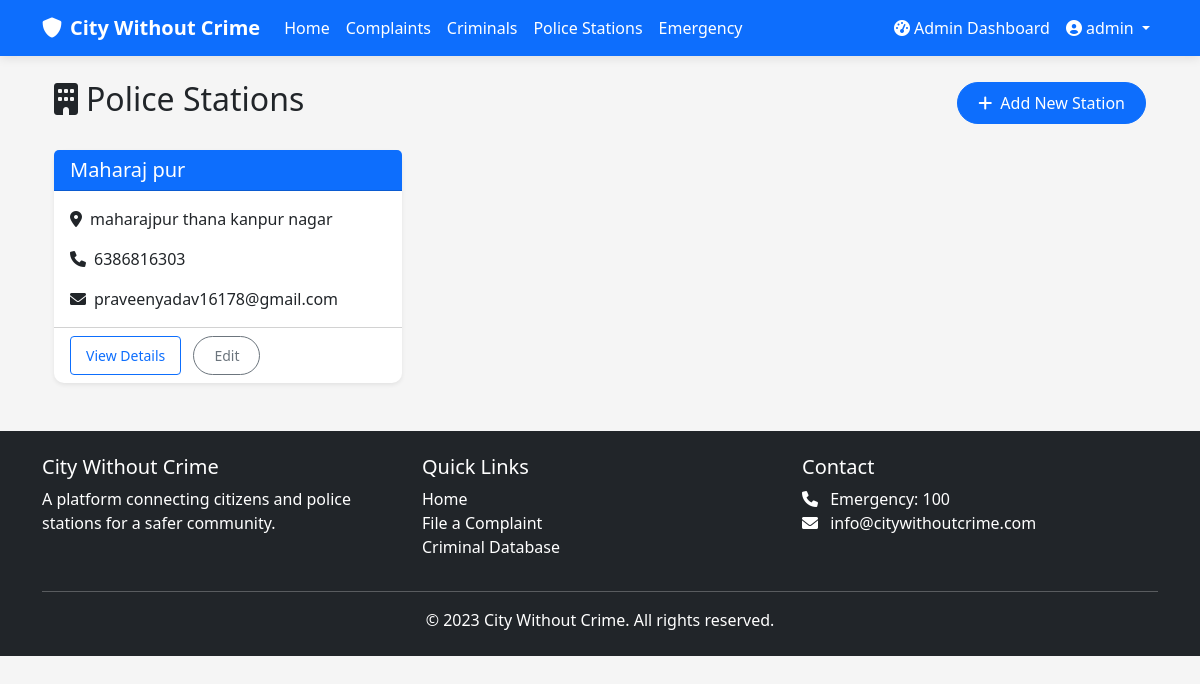
Screenshot of /stations/ (signed in) with the database file from the repository.
### cwc_app/models.py (models this page shows, shortened)
class User(AbstractUser):
    is_police = models.BooleanField(default=False)
    is_admin = models.BooleanField(default=False)
    station = models.ForeignKey('PoliceStation', on_delete=models.SET_NULL, null=True, blank=True)

class PoliceStation(models.Model):
    name = models.CharField(max_length=100)
    address = models.TextField()
    contact_number = models.CharField(max_length=15)
    email = models.EmailField()
    jurisdiction = models.CharField(max_length=100)
    created_at = models.DateTimeField(auto_now_add=True)

### cwc_app/views.py (the view)
# urls.py: path('stations/', views.station_list, name='station_list'),
@login_required
def station_list(request):
    stations = PoliceStation.objects.all().order_by('name')
    return render(request, 'police_stations/list.html', {'stations': stations})

### templates/police_stations/list.html (shortened to what this page needs)
{% extends 'base.html' %}
{% block content %}
<div class="container">
    <div class="d-flex justify-content-between align-items-center mb-4">
        <h2><i class="fas fa-building me-2"></i>Police Stations</h2>
        {% if user.is_admin %}
        <a href="{% url 'create_station' %}" class="btn btn-primary">
            <i class="fas fa-plus me-1"></i> Add New Station
        </a>
        {% endif %}
    </div>
    <div class="row g-4">
        {% for station in stations %}
        <div class="col-md-6 col-lg-4">
            <div class="card h-100 shadow-sm">
                <div class="card-header bg-primary text-white">
                    <h5 class="mb-0">{{ station.name }}</h5>
                </div>
                <div class="card-body">
                    <p class="card-text">
                        <i class="fas fa-map-marker-alt me-2"></i>{{ station.address|truncatewords:8 }}
                    </p>
                    <p class="card-text">
                        <i class="fas fa-phone me-2"></i>{{ station.contact_number }}
                    </p>
                    <p class="card-text">
                        <i class="fas fa-envelope me-2"></i>{{ station.email }}
                    </p>
                </div>
                <div class="card-footer bg-transparent">
                    <a href="{% url 'station_detail' station.pk %}" class="btn btn-sm btn-outline-primary">
                        View Details
                    </a>
                    {% if user.is_admin %}
                    <a href="#" class="btn btn-sm btn-outline-secondary ms-2">
                        Edit
                    </a>
                    {% endif %}
                </div>
            </div>
        </div>
        {% empty %}
        <div class="col-12">
            <div class="alert alert-info">
                <i class="fas fa-info-circle me-2"></i>No police stations found in database.
            </div>
        </div>
        {% endfor %}
    </div>
</div>
{% endblock %}

### templates/partials/navbar.html (shortened to what this page needs)
<nav class="navbar navbar-expand-lg navbar-dark bg-primary">
    <div class="container">
        <a class="navbar-brand" href="{% url 'home' %}">
            <i class="fas fa-shield-alt me-2"></i>City Without Crime
        </a>
        <div class="collapse navbar-collapse" id="navbarNav">
            <ul class="navbar-nav me-auto">
                <li class="nav-item">
                    <a class="nav-link text-white" href="{% url 'home' %}">Home</a>
                </li>
                <li class="nav-item">
                    <a class="nav-link text-white" href="{% url 'complaint_list' %}">Complaints</a>
                </li>
                <li class="nav-item">
                    <a class="nav-link text-white" href="{% url 'criminal_list' %}">Criminals</a>
                </li>
                {% if user.is_police or user.is_admin %}
                <li class="nav-item">
                    <a class="nav-link text-white" href="{% url 'station_list' %}">Police Stations</a>
                </li>
                <li class="nav-item">
                    <a class="nav-link text-white" href="{% url 'emergency_list' %}">Emergency</a>
                </li>
                {% endif %}
            </ul>
            <ul class="navbar-nav">
                {% if user.is_authenticated %}
                    {% if user.is_admin %}
                        <li class="nav-item">
                            <a class="nav-link text-white" href="{% url 'admin_dashboard' %}">
                                <i class="fas fa-tachometer-alt me-1"></i>Admin Dashboard
                            </a>
                        </li>
                    {% elif user.is_police %}
                        <li class="nav-item">
                            <a class="nav-link text-white" href="{% url 'police_dashboard' %}">
                                <i class="fas fa-tachometer-alt me-1"></i>Police Dashboard
                            </a>
                        </li>
                    {% endif %}
                    <li class="nav-item dropdown">
                        <a class="nav-link dropdown-toggle text-white" href="#" id="userDropdown" role="button" data-bs-toggle="dropdown">
                            <i class="fas fa-user-circle me-1"></i>{{ user.username }}
                        </a>
                    </li>
                {% endif %}
            </ul>
        </div>
    </div>
</nav>

### static/css/style.css (style rules this page uses)
:root { --primary-color: #0d6efd; --secondary-color: #f03848; --success-color: #198754; --danger-color: #dc3545; --warning-color: #ffc107; --info-color: #0dcaf0; --light-color: #f8f9fa; --dark-color: #212529; }
body { font-family: 'Segoe UI', Tahoma, Geneva, Verdana, sans-serif; background-color: #f5f5f5; }
.card { transition: transform 0.3s ease, box-shadow 0.3s ease; border: none; border-radius: 10px; box-shadow: 0 4px 6px rgba(0, 0, 0, 0.1); }
.btn { border-radius: 50px; padding: 8px 20px; font-weight: 500; }
.btn-primary { background-color: var(--primary-color); border-color: var(--primary-color); }
.navbar { box-shadow: 0 2px 10px rgba(0, 0, 0, 0.1); }
.navbar-brand { font-weight: 700; }
.btn i { margin-right: 5px; }
.btn.btn-outline-primary { display: inline-flex; align-items: center; padding: 8px 15px; border-radius: 4px; text-decoration: none; color: #0d6efd; border: 1px solid #0d6efd; background-color: transparent; }

### rows the page displays
User: username "admin"
PoliceStation: name "Maharaj pur", address "maharajpur thana kanpur nagar", contact_number "6386816303", email "praveenyadav16178@gmail.com"
